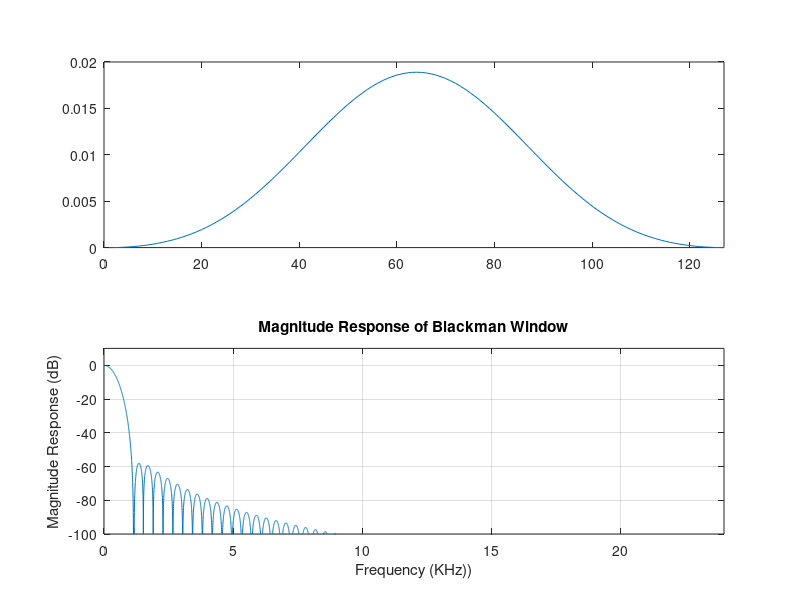

The MATLAB source for this figure: (Note: this script raises an error after producing the figure.)
% This program designs a FIR filter window 
% and writes the filt.h header file for the Versa-Filter.


Nfir = 127;     % 3 to 256 Filter length (odd for no zero at fs/2)
fs = 48;        % Sampling rate (in KHz)


%*************************************************************************:
% Design the FIR filter window:
% The DSP uses equ. 7.98 on p.461 in Oppenheim and Schafer to compute the
% truncated ideal inpulse reponse of a multi-band filter.

%window = chebwin(Nfir,r);  % get length Nfir chebychev window
window = blackman(Nfir);
%window = hamming(Nfir);
%window = kaiser(Nfir,10.0);

window = window./sum(window);   % normalize window so DC gain is 1

% Plot response of window:
if(1)
figure
subplot(2,1,1)
plot(window), zoom on
axis([0, Nfir, 0, 0.02])
[H,f] = freqz(window,[1], 8*1024, fs);
subplot(2,1,2)
plot(f,20*log10(abs(H)))
title('Magnitude Response of Blackman Window')
xlabel('Frequency (KHz))')
ylabel('Magnitude Response (dB)')
grid on
zoom on
axis([0, fs/2, -100,10])
%   print c:\work\sps\filter\filtsoft\ideal.eps -deps -tiff
end

wtype = 1;      % optimal window type
lnorm = 20;     % l-norm for optimizer
find_opt = 0;   % find optimal window
if(find_opt)    % Find optimal parameters for window that minimize the sidelobe levels:
  % fpass = 0.90*127/Nfir;  % set the main lobe width
  fpass = 0.019*127/Nfir;   % set the main lobe width
  switch wtype
  case 1    % window is sum of cosines: w = a(1) + a(2)*cos(pi*t) + a(3)*cos(2*pi*t);
    aopt = [.42, -.5, .08]; % start with the Blackman coefs
  case 2    % window is power series: w = a(1) + a(2)*t.^2 + a(3)*t.^4 + a(4)*t.^6 + a(5)*t.^8;
    aopt = [1 0 0 0 0];
  case 3    % window: w = a(1) + a(2)*abs(t).^a(3);
    aopt = [1 0 0];
  end
  aopt = fmins('wincost',aopt,[],[],Nfir,lnorm,fpass,wtype);    % find aopt that minimize wincost
  aopt = fmins('wincost',aopt,[],[],Nfir,lnorm,fpass,wtype);    % restart
else    % use predetermined parameters:
  switch wtype
  case 1    % window is sum of cosines: w = a(1) + a(2)*cos(pi*t) + a(3)*cos(2*pi*t);
    aopt = [.42, -.5, .08]; % start with the Blackman coefs
  case 2    % window is power series: w = a(1) + a(2)*t.^2 + a(3)*t.^4 + a(4)*t.^6 + a(5)*t.^8;
    aopt = [1 0 0 0 0];
  case 3    % window: w = a(1) + a(2)*abs(t).^a(3);
    aopt = [1 0 0];
  end
  
    % From: fpass = 0.85*127/Nfir, |.|^6
    %aopt = [ -2.82565396446698   3.33625910016795  -1.96146734929453   0.36410950684658  0.11582207244760];
%    orders = [2 4 6 8 10];
    % From: fpass = 0.9*127/Nfir, |.|^6
%    aopt = [-3.02516267528867   3.86916964583341  -2.57018413301440   0.74669046798555];
%    orders = [2 4 6 8];
    % From: fpass = 0.5*127/Nfir, |.|^6
    %aopt = [-1.60736278478314   2.28982348965903  -3.59598738112930   2.32443579494662];
%    aopt = [0 0 0 0];
%    orders = [2 4 6 8];
    %orders = [2 4 6 8];

    % These are the coefs for the modified-Blackman-window used in the Versa-Filter:
    aopt =[0.48216433063585  -0.48550251793519   0.03233315142896];

end

aopt
window_opt = win(Nfir,aopt,wtype);
window_opt = window_opt./sum(window_opt);   % normalize window so DC gain is 1

% Plot window and response of window:
figure
subplot(2,1,1)
plot(window_opt), zoom on
axis([0, Nfir, 0, 0.02])
[H,f] = freqz(window_opt,[1], 8*1024, fs);
subplot(2,1,2)
plot(f,20*log10(abs(H)))
title('Magnitude Response of Optimal Window')
xlabel('Frequency (KHz))')
ylabel('Magnitude Response (dB)')
grid on
zoom on
axis([0, fs/2, -100,10])


%*************************************************************************:
% Generate filt.h header file for the filter module: 
% Save FIR window parameters:
[fid, measage] = fopen('c:\work\sps\filter\filtsoft\filt.h','wt');
fprintf(fid, '/* This file was automaticaly generated by filt.m */\n');

%fprintf(fid, '/* and is used to transfer the window parameters to filt.c */\n');
%fprintf(fid, ' \n');
%fprintf(fid, 'const float a_optimal[]={\n');
%for i=1:length(aopt)
%   fprintf(fid, '    %20.10e,\n', aopt(i));
%end
%fprintf(fid, '};\n');

% Define default calibration constants for the Versa-Filter:
log2d4 = log10(2)/4;
in_cal_levels = (0.815/8)*(10.^(log2d4*(0:15)));
out_cal = 1.69*7.1*(10.^(-log2d4*(0:31)));

fprintf(fid, 'float in_cal_levels[]={\n');
for i=1:16
   fprintf(fid, '    %20.10e,\n', in_cal_levels(i));
end
fprintf(fid, '};\n');

fprintf(fid, 'float out_cal[]={\n');
for i=1:32
   fprintf(fid, '    %20.10e,\n', out_cal(i));
end
fprintf(fid, '};\n');

fclose(fid);


% error('end for now')
junk = input('Hit Enter to continue...', 's');

%***************************** DSP ***************************************:
% Plot some sample responses:
M = Nfir - 1;       % Filter length - 1
% specify filter: G =       1 - lowpass,  fc, 0
%                           2 - highpass, fc, 0
%                           3 - bandpass, f1, f2
%                           4 - highpass, f2, f2

G = [];
% fc = linspace(0,fs/2,40)';
fc = linspace(0,fs/2,25)';
fc = [1 1 2 5 10 20 20]';
fc(end) = [];       % delete last element
fc(1) = [];     % delete first element
fwidth = linspace(0,fs/2,26)';
fwidth = [2 2 4 8 10 10]';
fwidth(end) = [];   % delete last element
fwidth(1) = [];     % delete first element
f1 = fs/4 - fwidth/2;
f2 = fs/4 + fwidth/2;
G = [G; [ones(size(fc)), fc, zeros(size(fc))]];
G = [G; [2*ones(size(fc)), fc, zeros(size(fc))]];
G = [G; [3*ones(size(f1)), f1, f2]];
G = [G; [4*ones(size(f1)), f1, f2]];

[mg, ng] = size(G);
maxh = zeros(mg,1);
centerh = zeros(mg,1);
% figure, hold on
for fidx = 1:mg
   if(G(fidx,1)==1)
      g = [1, 0, 0];
        f = [G(fidx,2), fs/2];
   elseif(G(fidx,1)==2)
      g = [0, 1, 0];
        f = [G(fidx,2), fs/2];
   elseif(G(fidx,1)==3)
      g = [0, 1, 0, 0];
        f = [G(fidx,2:3), fs/2];
   elseif(G(fidx,1)==4)
      g = [1, 0, 1, 0];
        f = [G(fidx,2:3), fs/2];
   end
   % design ideal filter:
    Nbands = length(f); % Number of bands
    hrect = zeros(Nfir,1);
    for n = 0:M
        ssum = 0;
    for k = 1:Nbands
        t1 = pi*(n - M/2);
        if(t1==0)
          sincx = (2/fs)*f(k);
        else
          sincx = sin((2/fs)*f(k)*t1)/t1;
        end
       ssum = ssum + (g(k) - g(k+1))*sincx;
       end
       hrect(n+1) = ssum;
    end

   h = hrect.*window;       % Weight ideal filter
   maxh(fidx) = max(abs(h));
   centerh(fidx) = h((Nfir+1)/2);
   
   % error(' ')
   
   % Perform coef. quantization:
   nbits = 16;
   h = (2^-nbits)*fix((2^nbits)*h);
   
   
   % Plot results
   plotr = 1;
   if(plotr)
        % figure, plot(h)
       if(0)
       [H,f] = freqz(hrect,[1], 1*1024, fs);
        figure
        plot(f,20*log10(abs(H)))
        title('Magnitude Response of Rectangular Windowed filter')
        xlabel('Frequency (KHz))')
        ylabel('Magnitude Response (dB)')
        grid on
        zoom on
        axis([0, fs/2, -100,10])
        %   print c:\work\sps\filter\filtsoft\ideal.eps -deps -tiff
       end
      
       if(0)
      figure
        plot(h)
        title('Impulse Response')
        xlabel('Sample')
        grid on
      zoom on
      end

       [H,f] = freqz(h,[1], 1*1024, fs);
        figure
        plot(f,20*log10(abs(H)))
        title('Magnitude Response of FIR Filter')
        xlabel('Frequency (KHz))')
        ylabel('Magnitude Response (dB)')
        grid on
        zoom on
        % axis([0, fs/2, -100,10])
        axis([0, 25, -100,10])
      % print c:\work\sps\filter\filtsoft\ideal.eps -deps -tiff
      % print -dbitmap      % paste figure image
   end

end
err = sum(abs(maxh - centerh))
centerh
maxcenterh = max(centerh)
mincenterh = min(centerh)
